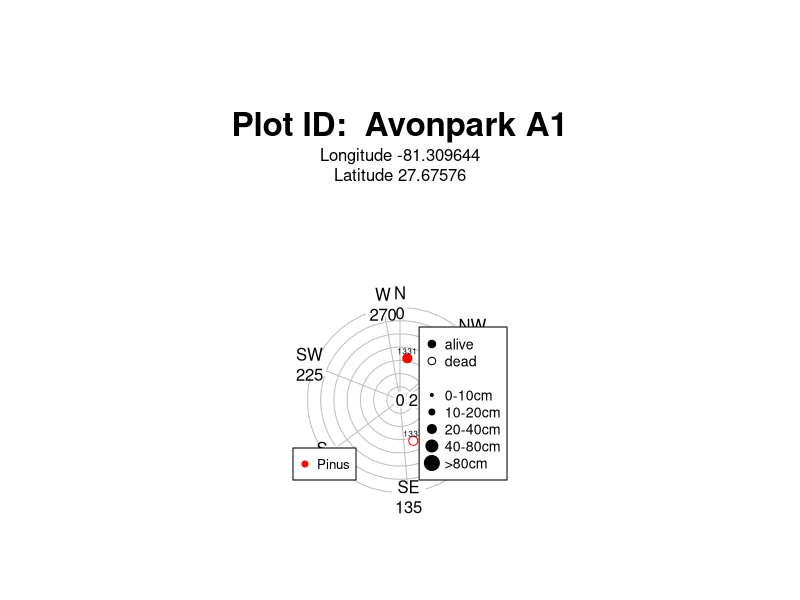
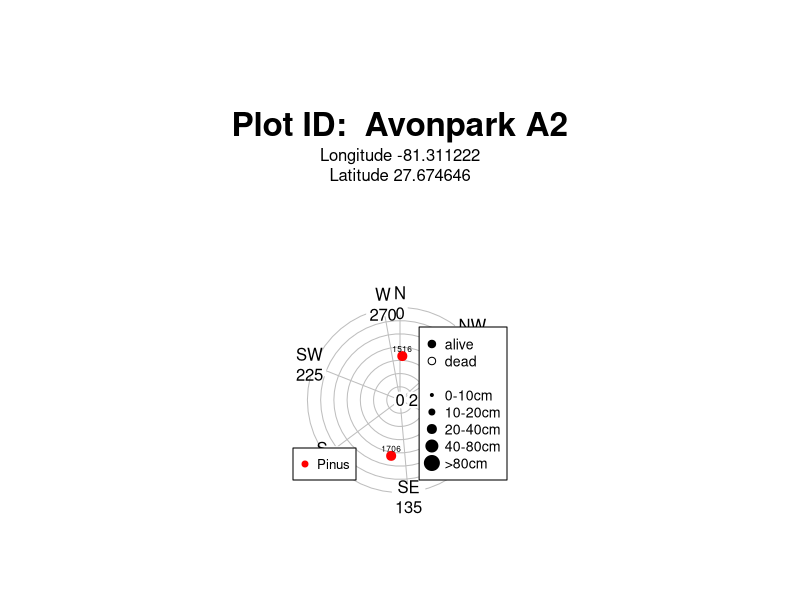
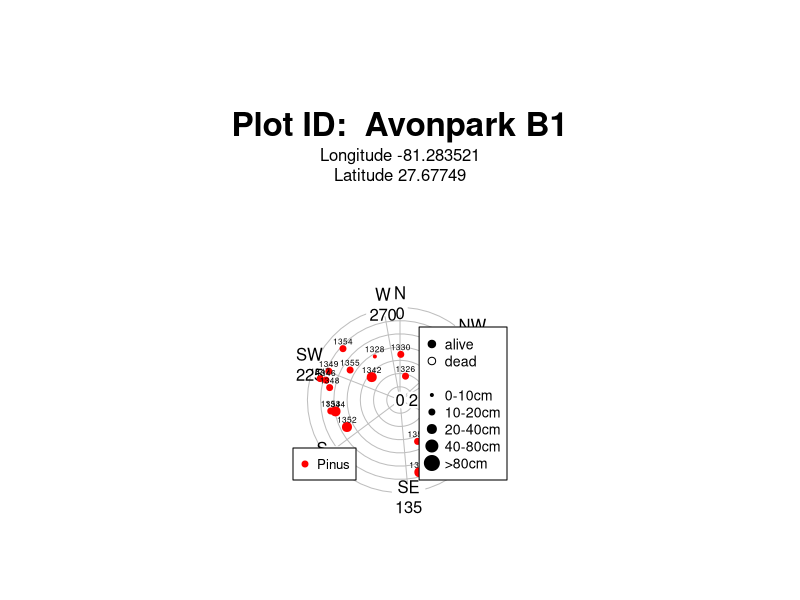
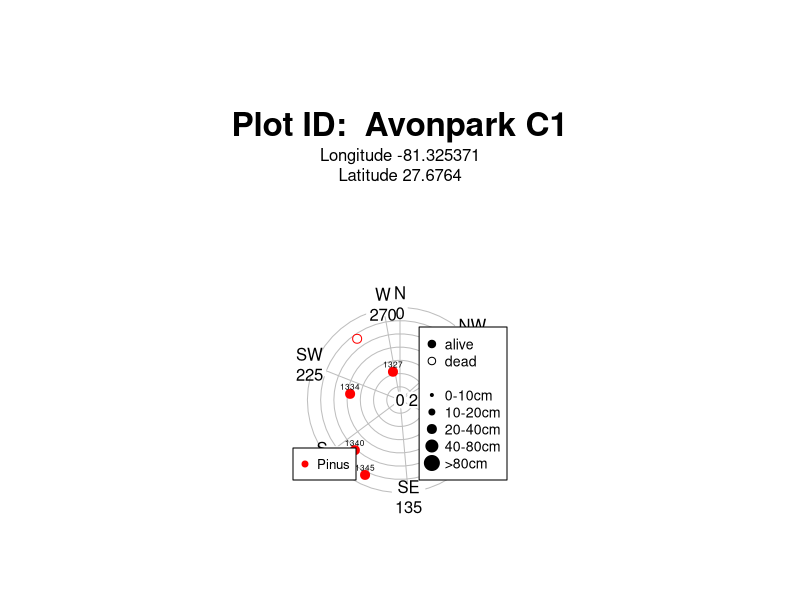
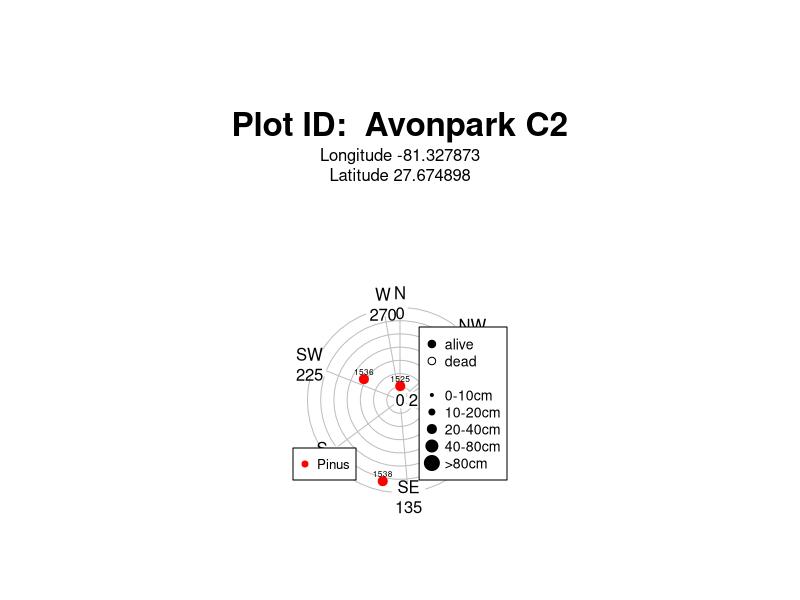
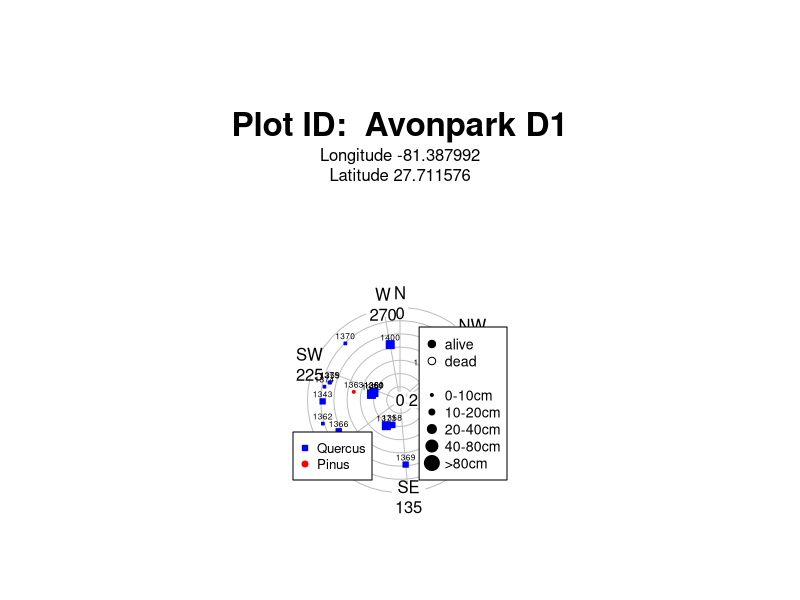
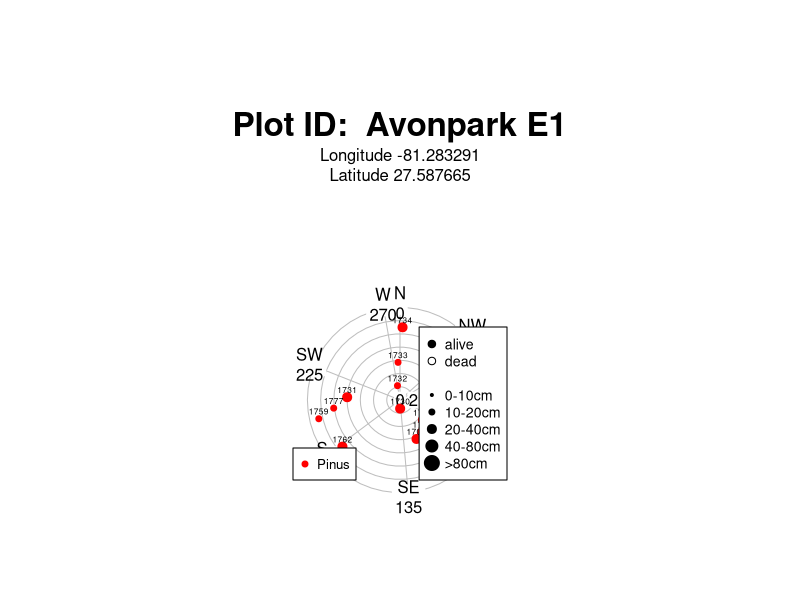
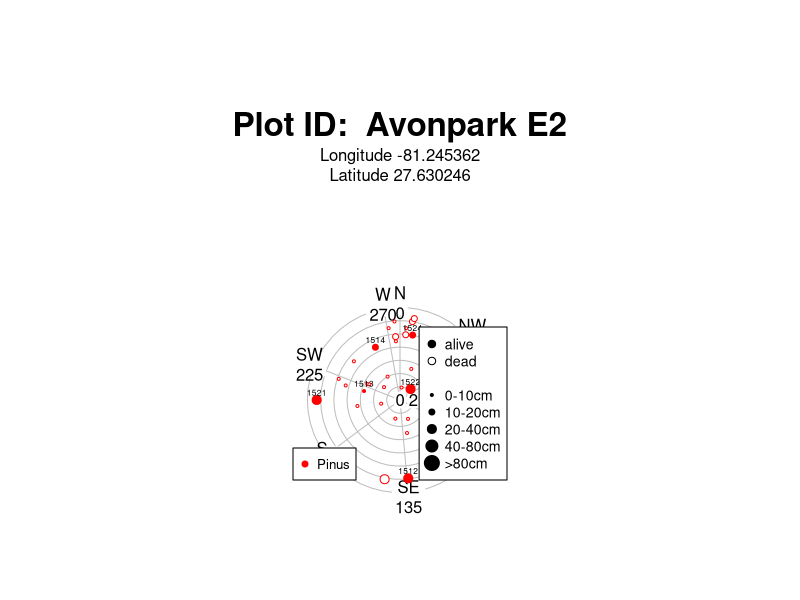

Generate these figures, in order, with R: (Note: this script raises an error after producing the figures.)
# Making STEM MAPS for tree surveys
#
# Adapted from code provided by Margaret Metz

library(plyr); library(dplyr); library(readr); library(ggplot2)
library(plotrix)
library(stringr)

tree_data <- read_csv("data/processed_data/trees.csv")# load tree data
plotids <- sort(unique(tree_data$plot_id))# vector of unique plot ids

plot_data <- read_csv("data/processed_data/plot_locations.csv")
plot_data <- plot_data %>%
      # mutate(plot_id = str_to_title(plot_id)) %>%
      select(plot_id, Longitude = lon, Latitude = lat, installation_full_name)

stem_map_data <- tree_data %>%
      arrange(desc(date)) %>%
      filter(!duplicated(stem_id)) %>%
      select(stem_id, plot_id, tag, dbh, health, distance, azimuth, scientific_name, Genus) %>%
      mutate(
            Genus = if_else(Genus %in% c("Acer","Carya", "Pinus", "Quercus"), Genus, "other"),
             symbol.pch = case_when(
                   Genus == "Acer" ~ 24,
                   Genus == "Carya" ~ 23,
                   Genus == "Pinus" ~ 21,
                   Genus == "Quercus" ~ 22,
                   Genus == "other" ~ 25,
                   ),
             symbol.colors = case_when(
                   Genus == "Acer" ~ "darkorange",
                   Genus == "Carya" ~ "brown",
                   Genus == "Pinus" ~ "red",
                   Genus == "Quercus" ~ "blue",
                   Genus == "other" ~ "black",
                   ),
            symbol.fill = case_when(
                  Genus == "Acer" ~ "darkorange",
                  Genus == "Carya" ~ "brown",
                  Genus == "Pinus" ~ "red",
                  Genus == "Quercus" ~ "blue",
                  Genus == "other" ~ "black",
            ),
            health = ifelse(health<1, "dead","alive")
             )


## Function to iterate over the vector of plot ids and make a map ####
for(i in plotids){

      tmp = filter(stem_map_data, plot_id==i)

      expansion=.4*cut(tmp$dbh, c(0,10,20,40,80, max(tree_data$dbh, na.rm=T)), labels=F)

      dead = tmp$health=="dead" & !is.na(tmp$health)
      dead[dead==TRUE] = "white"
      dead[dead==FALSE] = tmp$symbol.colors[dead==FALSE]

      ## Set page/map size
      # quartz(width = 8.5, height = 11, pointsize = 10)

      png(filename = paste("stem_maps/",i,".png",sep = ""),
          width = 8.5, height = 11,
          units = "in", pointsize = 10, res = 150)
      par(mai=c(0.5, 0.5, 0.5, 0.5))

      ## Make stem plot
      polar.plot(tmp$distance, tmp$azimuth,
           start=90, clockwise=T, rp.type="n",
           labels=paste(c("N","NE","E","SE","S","SW","W","NW"), seq(0,315,45), sep="\n"),
           label.pos=c(0, 45, 90, 135, 180, 225, 270, 315),
           radial.lim=c(0,12.6), mar=c(5, 5, 15, 5),
           label.prop=1.05, font=2, family="serif"
           )

xpos <- cos(pi*((-1)*tmp$azimuth+90)/180) * tmp$distance
ypos <- sin(pi*((-1)*tmp$azimuth+90)/180) * tmp$distance

points(xpos,ypos, pch=tmp$symbol.pch, cex=expansion, col=tmp$symbol.colors, bg=dead)


text(xpos,ypos, tmp$tag, cex=.5, pos=1, offset=c(-.5,-.6))

legend("bottomleft",
       legend=unique(tmp$Genus),
       col=unique(tmp$symbol.colors),
       pch=unique(tmp$symbol.pch),
       pt.bg=unique(tmp$symbol.fill),
       cex=0.8,
       inset=c(-0.035,.1))

legend("bottomright",
       legend=c("alive", "dead", NA,"0-10cm", "10-20cm", "20-40cm", "40-80cm", ">80cm"),
       col="black",
       pch=c(21,21,NA,rep(21,5)),
       pt.bg=c("black", "white", NA, "black", "black", "black", "black", "black"),
       pt.cex=c(1,1,NA, c(.4*(1:5))), cex=.85, inset=c(-0.035,.1))

pdata = filter(plot_data, plot_id==unique(tmp$plot_id)) %>%
      mutate(plot_id = str_to_title(plot_id))

mtext(paste("Plot ID: ", pdata$plot_id), font = 2, line=8, cex=2)

mtext(paste("Longitude ",pdata$Longitude,"\nLatitude ", pdata$Latitude, sep=""), line=5.75)

mtext(paste("Map printed ", date(), sep=""), side=1, adj=0, cex=.5, line=5)

dev.off()

}

dev.off()
